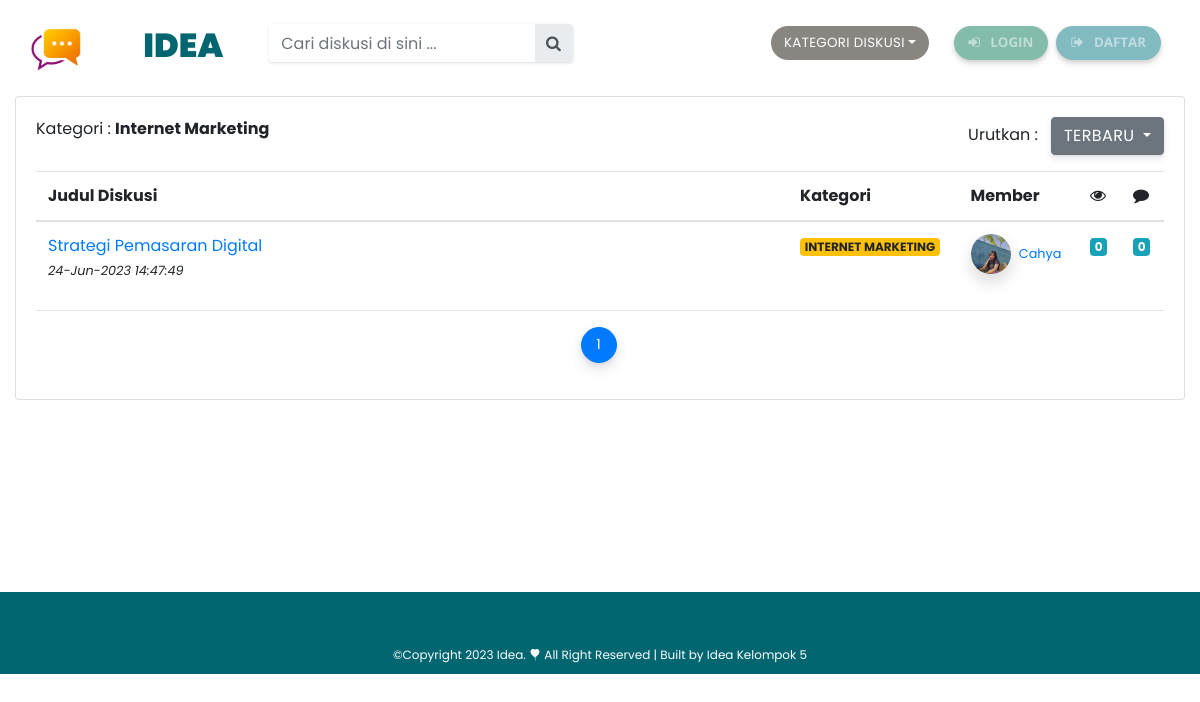
Screenshot of /view/kategori.php?id=14 with the database file from the repository.
### tables this page shows
CREATE TABLE `kategori` (
  `kategori_id` int(11) NOT NULL,
  `kategori_nama` varchar(50) NOT NULL
);

CREATE TABLE `posting` (
  `posting_id` int(11) NOT NULL,
  `posting_tanggal` datetime NOT NULL,
  `posting_member` int(11) NOT NULL,
  `posting_kategori` int(11) NOT NULL,
  `posting_judul` varchar(255) NOT NULL,
  `posting_isi` text NOT NULL,
  `posting_dibaca` int(11) NOT NULL
);

CREATE TABLE `member` (
  `member_id` int(11) NOT NULL,
  `member_nama` varchar(255) NOT NULL,
  `member_email` varchar(255) NOT NULL,
  `member_hp` varchar(20) NOT NULL,
  `member_password` varchar(255) NOT NULL,
  `member_alamat` text NOT NULL,
  `member_foto` varchar(255) NOT NULL
);

### view/kategori.php (the view, shortened to what this page needs)
<?php include 'header.php'; ?>
<div class="container-fluid pt-5">
    <div class="row pt-5">
        <div class="col-lg-12">
            <div class="card">
                <div class="card-body">
                    <?php
                    $id = $_GET['id'];
                    $kategori = mysqli_query($koneksi, "select * from kategori where kategori_id='$id'");
                    $k = mysqli_fetch_assoc($kategori);
                    ?>
                    <div class="btn-group pull-right mb-3">
                        <div class="dropdown">
                            Urutkan : &nbsp;
                            <button class="btn btn-secondary dropdown-toggle" type="button" id="dropdownMenuButton" data-toggle="dropdown" aria-haspopup="true" aria-expanded="false">
                                <?php if (isset($_GET['urutan']) && $_GET['urutan'] == "terpopuler") {
                                    echo "Terpopuler";
                                } else {
                                    echo "Terbaru";
                                } ?>
                            </button>
                        </div>
                    </div>
                    <?php
                    echo "Kategori : <b>" . $k['kategori_nama'] . "</b>";
                    ?>
                    <table class="table table-">
                        <thead>
                            <tr>
                                <th class="col-lg-8">Judul Diskusi</th>
                                <th>Kategori</th>
                                <th>Member</th>
                                <th><i class="fa fa-eye"></i></th>
                                <th><i class="fa fa-comment"></i></th>
                            </tr>
                        </thead>
                        <tbody>
                            <?php
                            $halaman = 10;
                            $page = isset($_GET["halaman"]) ? (int)$_GET["halaman"] : 1;
                            $mulai = ($page > 1) ? ($page * $halaman) - $halaman : 0;
                            $result = mysqli_query($koneksi, "SELECT * FROM posting");
                            $total = mysqli_num_rows($result);
                            $pages = ceil($total / $halaman);
                            $kat = $_GET['id'];
                            if (isset($_GET['urutan']) && $_GET['urutan'] == "terpopuler") {
                                if (isset($_GET['cari'])) {
                                    $cari = $_GET['cari'];
                                    $data = mysqli_query($koneksi, "select * from posting,kategori,member where posting_member=member_id and kategori_id=posting_kategori and kategori_id='$kat' and posting_judul like '%$cari%' order by posting_dibaca DESC LIMIT $mulai, $halaman");
                                } else {
                                    $data = mysqli_query($koneksi, "select * from posting,kategori,member where posting_member=member_id and kategori_id='$kat' and kategori_id=posting_kategori order by posting_dibaca DESC LIMIT $mulai, $halaman");
                                }
                            } else {
                                if (isset($_GET['cari'])) {
                                    $cari = $_GET['cari'];
                                    $data = mysqli_query($koneksi, "select * from posting,kategori,member where posting_member=member_id and kategori_id='$kat' and kategori_id=posting_kategori and posting_judul like '%$cari%' order by posting_id desc LIMIT $mulai, $halaman");
                                } else {
                                    $data = mysqli_query($koneksi, "select * from posting,kategori,member where posting_member=member_id and kategori_id='$kat' and kategori_id=posting_kategori order by posting_id desc LIMIT $mulai, $halaman");
                                }
                            }
                            while ($d = mysqli_fetch_array($data)) {
                            ?>
                                <tr>
                                    <td>
                                        <a href="diskusi.php?id=<?php echo $d['posting_id']; ?>"><?php echo $d['posting_judul'] ?></a>
                                        <br /><i><small><?php echo date('d-M-Y H:i:s', strtotime($d['posting_tanggal'])) ?></small></i>
                                    </td>
                                    <td>
                                        <a href="kategori.php?id=<?php echo $d['kategori_id']; ?>">
                                            <div class="badge badge-warning"><?php echo $d['kategori_nama'] ?></div>
                                        </a>
                                    </td>
                                    <td>
                                        <a href="detail_member.php?id=<?php echo $d['member_id']; ?>">
                                            <?php
                                            if ($d['member_foto'] == "") {
                                            ?>
                                                <img class="img-fluid rounded-circle shadow" style="width: 40px;height: 40px" src="../assets_forum/img/sistem/member.png">
                                            <?php
                                            } else {
                                            ?>
                                                <img class="img-fluid rounded-circle shadow" style="width: 40px;height: 40px" src="../assets_forum/img/member/<?php echo $d['member_foto'] ?>">
                                            <?php
                                            }
                                            ?>
                                            <small class="ml-1"><?php echo $d['member_nama'] ?></small>
                                        </a>
                                    </td>
                                    <td>
                                        <div class="badge badge-info"><?php echo $d['posting_dibaca'] ?></div>
                                    </td>
                                    <td>
                                        <div class="badge badge-info">
                                            <?php
                                            $id_posting = $d['posting_id'];
                                            $jumlah_diskusi = mysqli_query($koneksi, "select * from diskusi where diskusi_posting='$id_posting'");
                                            echo mysqli_num_rows($jumlah_diskusi);
                                            ?>
                                        </div>
                                    </td>
                                </tr>
                            <?php
                            }
                            ?>
                        </tbody>
                    </table>
                    <hr />
                    <nav aria-label="...">
                        <ul class="pagination justify-content-center">
                            <?php for ($i = 1; $i <= $pages; $i++) { ?>
                                <?php if ($page == $i) { ?>
                                    <li class="page-item active">
                                        <a class="page-link" href="#"><?php echo $i; ?> <span class="sr-only">(current)</span></a>
                                    </li>
                                <?php } ?>
                            <?php } ?>
                        </ul>
                    </nav>
                </div>
            </div>
        </div>
    </div>
</div>
<?php include 'footer.php'; ?>

### stylefooter.css (style rules this page uses)
* { margin: 0; padding: 0; box-sizing: border-box; font-family: "Poppins", sans-serif; }

### view/header.php (style rules this page uses)
.btn { background-color: #9FEDD7; }

### rows the page displays
kategori: kategori_nama "Internet Marketing"
posting: posting_judul "Strategi Pemasaran Digital", posting_tanggal "24-Jun-2023 14:47:49", posting_kategori.kategori_nama "INTERNET MARKETING", posting_member.member_foto (picture), posting_member.member_nama "Cahya", posting_dibaca "0", mysqli_num_rows($jumlah_diskusi) "0"
